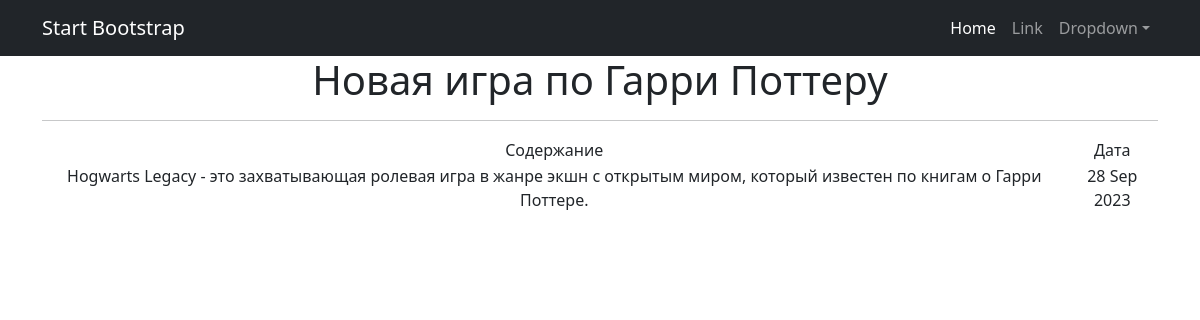
Page /3 on the committed database.
### newsapp/models.py (models this page shows, shortened)
class Post(models.Model):
    author = models.ForeignKey(Author, on_delete=models.CASCADE)
    NEWS = 'NW'
    ARTICLE = 'AR'
    CATEGORY_CHOICES = (
        (NEWS, 'Новость'),
        (ARTICLE, 'Статья'),
    )
    categoryType = models.CharField(max_length=2, choices=CATEGORY_CHOICES, default=ARTICLE)
    dateCreation = models.DateTimeField(auto_now_add=True)
    postCategory = models.ManyToManyField(Category, through='PostCategory')
    title = models.CharField(max_length=128)
    text = models.TextField()
    rating = models.SmallIntegerField(default=0)
    def __str__(self):
        return self.title
    class Meta:
        verbose_name = 'Пост'
        verbose_name_plural = 'Посты'

### newsapp/views.py (the view)
# urls.py: path('<int:pk>', PostDetail.as_view(), name='post_detail'),
class PostDetail(DetailView):
    model = Post
    template_name = 'post.html'
    context_object_name = 'post'

### templates/post.html (shortened to what this page needs)
{% extends 'flatpages/default.html' %}
{% block content %}
<h1>{{ post }}</h1>
<hr>
<table>
    <tr>
        <td>Содержание</td>
        <td>Дата</td>
    </tr>
    <tr>
        <td>{{ post.text }}</td>
        <td>{{ post.dateCreation|date:'d M Y' }}</td>
    </tr>
</table>
{% endblock content %}

### rows in the picture
Post: title "Новая игра по Гарри Поттеру", text "Hogwarts Legacy - это захватывающая ролевая игра в жанре экшн с открытым миром, который известен по книгам о Гарри Поттере.", dateCreation "28 Sep 2023"
